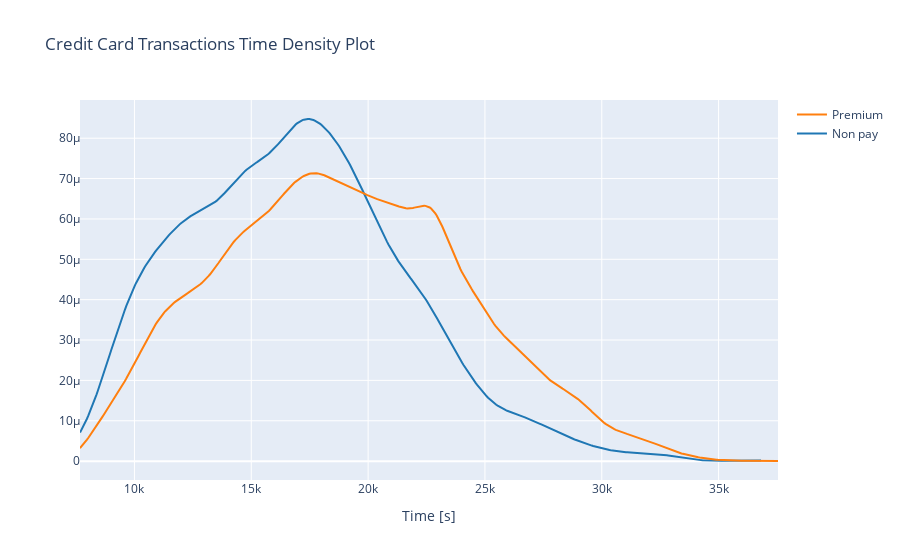

Notebook cell for this chart:
### Code cell
import plotly.figure_factory as ff
from plotly.offline import iplot

class_0 = company_df.loc[company_df['target'] == 0]["age_in_days"]
class_1 = company_df.loc[company_df['target'] == 1]["age_in_days"]

hist_data = [class_0, class_1]
group_labels = ['Non pay', 'Premium']

fig = ff.create_distplot(hist_data, group_labels, show_hist=False, show_rug=False)
fig['layout'].update(title='Credit Card Transactions Time Density Plot', xaxis=dict(title='Time [s]'))
iplot(fig, filename='dist_only')

### Figure 1 — Plotly figure (JSON) as saved in the notebook; plotly's stock layout.template omitted (floating-point values rounded to 4 significant figures; data arrays with more than 128 entries replaced by an {"elided": "..."} marker saying what was removed)
{"data": [{"legendgroup": "Non pay", "marker": {"color": "rgb(31, 119, 180)"}, "mode": "lines", "name": "Non pay", "showlegend": true, "type": "scatter", "x": {"elided": "500 float values"}, "xaxis": "x", "y": {"elided": "500 float values"}, "yaxis": "y"}, {"legendgroup": "Premium", "marker": {"color": "rgb(255, 127, 14)"}, "mode": "lines", "name": "Premium", "showlegend": true, "type": "scatter", "x": {"elided": "500 float values"}, "xaxis": "x", "y": {"elided": "500 float values"}, "yaxis": "y"}], "layout": {"barmode": "overlay", "hovermode": "closest", "legend": {"traceorder": "reversed"}, "title": {"text": "Credit Card Transactions Time Density Plot"}, "xaxis": {"anchor": "y2", "domain": [0, 1], "title": {"text": "Time [s]"}, "zeroline": false}, "yaxis": {"anchor": "free", "domain": [0, 1], "position": 0}}}
